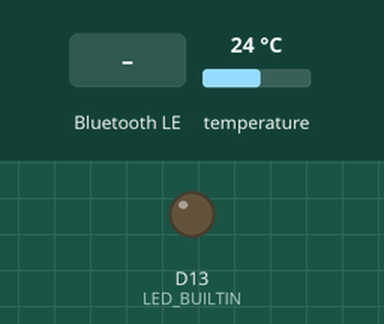
Simulated run of this sketch. Board: Arduino Nano 33 BLE. On the bench: output pins drawn as LEDs (lit = HIGH). Inputs (shaded band) come from the test bench; at power-on: temperature 24 °C. Random numbers use the default seed unless the sketch sets one; nothing arrives over Bluetooth unless stated; a phone connects over Bluetooth LE 3 s after start; what the sketch prints to the serial monitor is not drawn.

Above: at 3.8 s.
3.9 s: Bluetooth LE write "1" received
At 5.1 s:
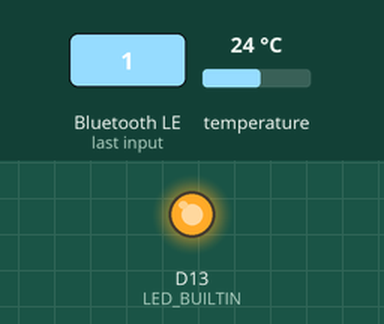
5.4 s: Bluetooth LE write "0" received
At 6.3 s:
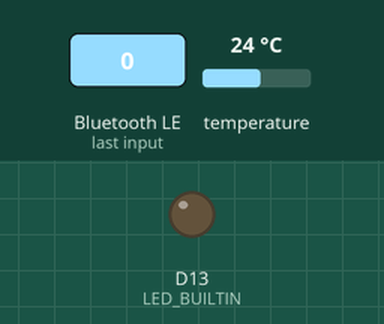
6.9 s: Bluetooth LE write "2" received
At 7.4 s:
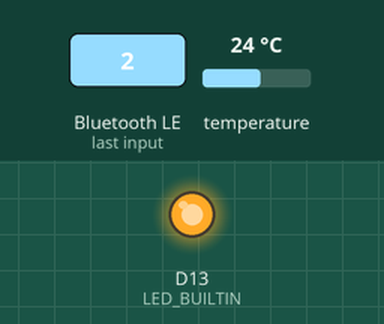
Timing chart, 0 to 9.9 s (numbered marks = the images above; inputs shaded):
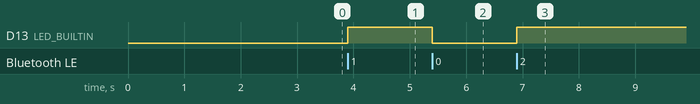

Measured:
- after the input at 3.9 s, D13 (LED_BUILTIN): LOW → HIGH at once
- after the input at 5.4 s, D13 (LED_BUILTIN): HIGH → LOW at once
- after the input at 6.9 s, D13 (LED_BUILTIN): LOW → HIGH at once

The sketch:

iOSArduinoBLESketch.ino
```cpp
/*
  iOSArduinoBLE

  Board: Arduino Nano 33 BLE Sense

  by Leonardo Cavagnis
*/

#include <ArduinoBLE.h>
#include <Arduino_HTS221.h>

// Services and characteristics
BLEService ledService("cd48409a-f3cc-11ed-a05b-0242ac120003");
BLEByteCharacteristic ledstatusCharacteristic("cd48409b-f3cc-11ed-a05b-0242ac120003", BLEWrite);

BLEService sensorService("d888a9c2-f3cc-11ed-a05b-0242ac120003");
BLEByteCharacteristic temperatureCharacteristic("d888a9c3-f3cc-11ed-a05b-0242ac120003", BLERead | BLENotify);

int temperature = 0;
unsigned long startMillis = 0;
unsigned long currentMillis = 0;

bool htsSensorFail = false;

void setup() {
  Serial.begin(115200);

  // LED pin initialization
  pinMode(LED_BUILTIN, OUTPUT);

  // Humidity/Temperature sensor initialization
  if (!HTS.begin()) {
    Serial.println("Failed to initialize humidity temperature sensor!");
    Serial.println("Please, check if your board is the Nano 33 BLE Sense.");
    htsSensorFail = true;
  }

  // BLE initialization
  if (!BLE.begin()) {
    Serial.println("Failed to initialize BLE module!");
    while (1);
  }

  // set advertised local name and service UUID
  BLE.setLocalName("iOSArduinoBoard");
  BLE.setAdvertisedService(ledService);

  // add the characteristics to the services
  ledService.addCharacteristic(ledstatusCharacteristic);
  sensorService.addCharacteristic(temperatureCharacteristic);

  // add services to BLE stack
  BLE.addService(ledService);
  BLE.addService(sensorService);

  // set read request handler for temperature characteristic
  temperatureCharacteristic.setEventHandler(BLERead, temperatureCharacteristicRead);

  // start advertising
  BLE.advertise();

  startMillis = millis();
  Serial.println("Start advertising");
}

void loop() {
  // listen for BLE centrals to connect
  BLEDevice central = BLE.central();

  // if a central is connected to peripheral
  if (central) {
    Serial.print("Connected to central: ");
    Serial.println(central.address());

    while (central.connected()) {
      currentMillis = millis();
      if (currentMillis - startMillis >= 1000) {
        if(!htsSensorFail) {
          // if hts sensor is present, read temperature value every 1 second
          temperature = (int) HTS.readTemperature();
        } else {
          // if hts sensor is not present or not working, generate random values
          temperature = (int) random(15, 40);
        }
        // update temperature value in temperature characteristic
        temperatureCharacteristic.writeValue(temperature);
        startMillis = currentMillis;
      }

      // check LedStatus characteristic write
      if (ledstatusCharacteristic.written()) {
        if (ledstatusCharacteristic.value()) {
          digitalWrite(LED_BUILTIN, HIGH);
        } else {
          digitalWrite(LED_BUILTIN, LOW);
        }
      }
    }
  }
}

/* Read request handler for temperatureCharacteristic */
void temperatureCharacteristicRead(BLEDevice central, BLECharacteristic characteristic) {
  temperatureCharacteristic.writeValue(temperature);
}
```
